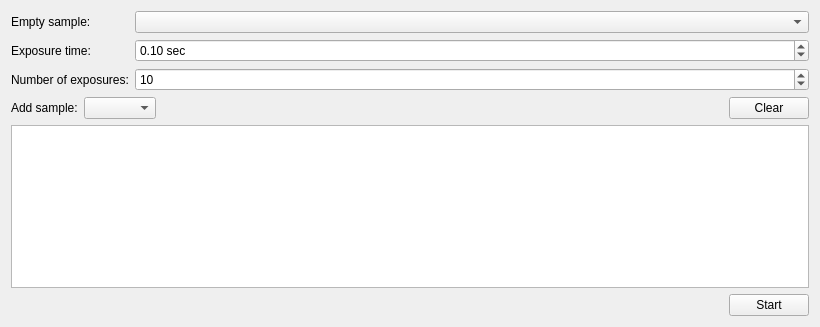
<?xml version="1.0" encoding="UTF-8"?>
<ui version="4.0">
 <class>Form</class>
 <widget class="QWidget" name="Form">
  <property name="geometry">
   <rect>
    <x>0</x>
    <y>0</y>
    <width>820</width>
    <height>327</height>
   </rect>
  </property>
  <property name="windowTitle">
   <string>Transmission</string>
  </property>
  <property name="windowIcon">
   <iconset resource="../../../resource/icons/icons.qrc">
    <normaloff>:/icons/transmission.svg</normaloff>:/icons/transmission.svg</iconset>
  </property>
  <layout class="QVBoxLayout" name="verticalLayout">
   <item>
    <widget class="QWidget" name="entryWidget" native="true">
     <layout class="QGridLayout" name="gridLayout_2">
      <property name="leftMargin">
       <number>0</number>
      </property>
      <property name="topMargin">
       <number>0</number>
      </property>
      <property name="rightMargin">
       <number>0</number>
      </property>
      <property name="bottomMargin">
       <number>0</number>
      </property>
      <item row="0" column="0">
       <widget class="QLabel" name="label">
        <property name="text">
         <string>Empty sample:</string>
        </property>
       </widget>
      </item>
      <item row="1" column="1">
       <widget class="QDoubleSpinBox" name="expTimeDoubleSpinBox">
        <property name="sizePolicy">
         <sizepolicy hsizetype="Minimum" vsizetype="Fixed">
          <horstretch>1</horstretch>
          <verstretch>0</verstretch>
         </sizepolicy>
        </property>
        <property name="suffix">
         <string> sec</string>
        </property>
        <property name="minimum">
         <double>0.000000000000000</double>
        </property>
        <property name="maximum">
         <double>100000.000000000000000</double>
        </property>
        <property name="singleStep">
         <double>0.100000000000000</double>
        </property>
        <property name="value">
         <double>0.100000000000000</double>
        </property>
       </widget>
      </item>
      <item row="2" column="0">
       <widget class="QLabel" name="label_3">
        <property name="text">
         <string>Number of exposures:</string>
        </property>
       </widget>
      </item>
      <item row="1" column="0">
       <widget class="QLabel" name="label_2">
        <property name="text">
         <string>Exposure time:</string>
        </property>
       </widget>
      </item>
      <item row="0" column="1">
       <widget class="QComboBox" name="emptyNameComboBox">
        <property name="sizePolicy">
         <sizepolicy hsizetype="Preferred" vsizetype="Fixed">
          <horstretch>1</horstretch>
          <verstretch>0</verstretch>
         </sizepolicy>
        </property>
       </widget>
      </item>
      <item row="2" column="1">
       <widget class="QSpinBox" name="nImagesSpinBox">
        <property name="sizePolicy">
         <sizepolicy hsizetype="Minimum" vsizetype="Fixed">
          <horstretch>1</horstretch>
          <verstretch>0</verstretch>
         </sizepolicy>
        </property>
        <property name="minimum">
         <number>3</number>
        </property>
        <property name="maximum">
         <number>100</number>
        </property>
        <property name="value">
         <number>10</number>
        </property>
       </widget>
      </item>
      <item row="3" column="0" colspan="2">
       <layout class="QHBoxLayout" name="horizontalLayout">
        <item>
         <widget class="QLabel" name="label_4">
          <property name="text">
           <string>Add sample:</string>
          </property>
         </widget>
        </item>
        <item>
         <widget class="QComboBox" name="sampleNameComboBox">
          <property name="sizePolicy">
           <sizepolicy hsizetype="Preferred" vsizetype="Fixed">
            <horstretch>0</horstretch>
            <verstretch>0</verstretch>
           </sizepolicy>
          </property>
         </widget>
        </item>
        <item>
         <spacer name="horizontalSpacer_2">
          <property name="orientation">
           <enum>Qt::Horizontal</enum>
          </property>
          <property name="sizeHint" stdset="0">
           <size>
            <width>20</width>
            <height>20</height>
           </size>
          </property>
         </spacer>
        </item>
        <item>
         <widget class="QPushButton" name="cleanTablePushButton">
          <property name="text">
           <string>Clear</string>
          </property>
          <property name="icon">
           <iconset theme="edit-clear">
            <normaloff>.</normaloff>.</iconset>
          </property>
         </widget>
        </item>
       </layout>
      </item>
      <item row="4" column="0" colspan="2">
       <widget class="QTreeView" name="treeView">
        <property name="horizontalScrollBarPolicy">
         <enum>Qt::ScrollBarAlwaysOff</enum>
        </property>
       </widget>
      </item>
     </layout>
    </widget>
   </item>
   <item>
    <layout class="QHBoxLayout" name="horizontalLayout_2">
     <item>
      <spacer name="horizontalSpacer">
       <property name="orientation">
        <enum>Qt::Horizontal</enum>
       </property>
       <property name="sizeHint" stdset="0">
        <size>
         <width>0</width>
         <height>20</height>
        </size>
       </property>
      </spacer>
     </item>
     <item>
      <widget class="QPushButton" name="startPushButton">
       <property name="sizePolicy">
        <sizepolicy hsizetype="Minimum" vsizetype="Fixed">
         <horstretch>0</horstretch>
         <verstretch>0</verstretch>
        </sizepolicy>
       </property>
       <property name="text">
        <string>Start</string>
       </property>
       <property name="icon">
        <iconset theme="system-run">
         <normaloff>.</normaloff>.</iconset>
       </property>
      </widget>
     </item>
    </layout>
   </item>
  </layout>
 </widget>
 <tabstops>
  <tabstop>emptyNameComboBox</tabstop>
  <tabstop>expTimeDoubleSpinBox</tabstop>
  <tabstop>nImagesSpinBox</tabstop>
  <tabstop>sampleNameComboBox</tabstop>
  <tabstop>cleanTablePushButton</tabstop>
  <tabstop>treeView</tabstop>
  <tabstop>startPushButton</tabstop>
 </tabstops>
 <resources>
  <include location="../../../resource/icons/icons.qrc"/>
 </resources>
 <connections/>
</ui>
